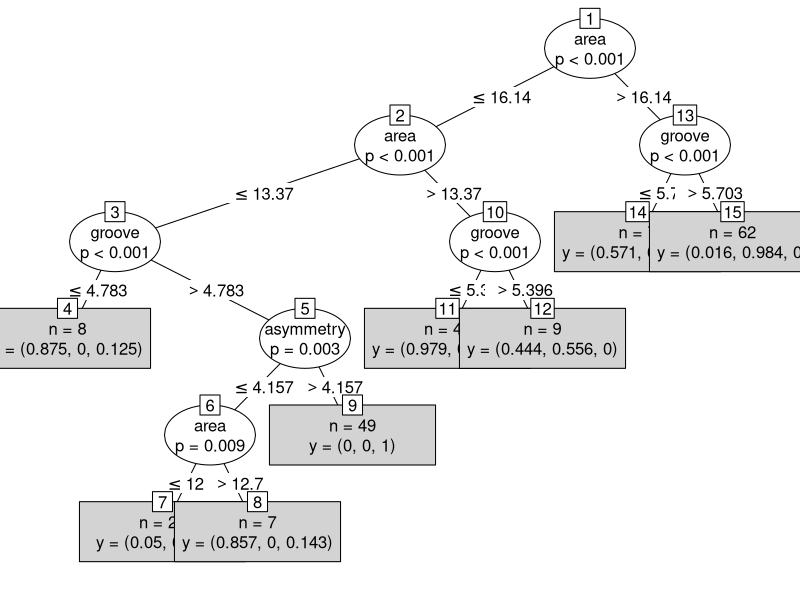
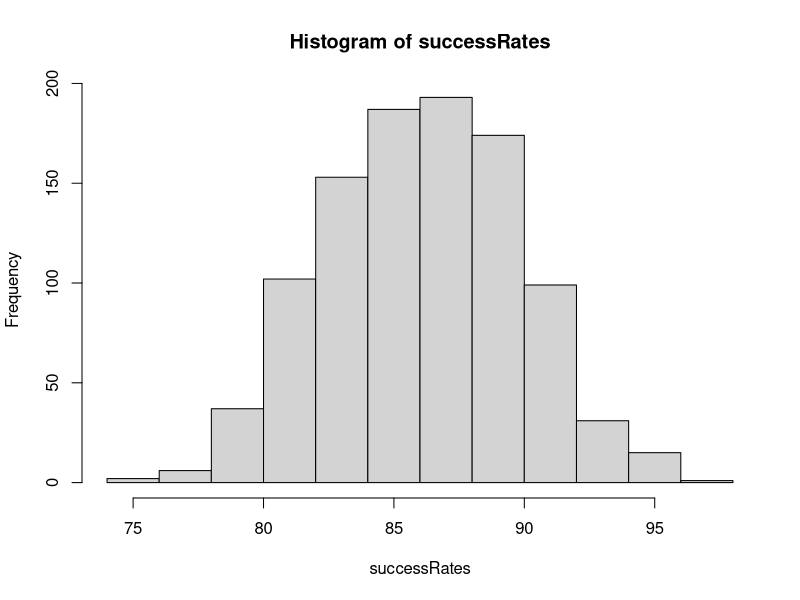

The R script that drew these images, in order:
# model answer with credit to SA Reade, class of 2014.

# install.packages("party")

rm(list = ls())

library(party)

# Load seeds dataset

seeds <- read.csv2(file="seeds_dataset.txt", sep=";", dec=".", header=TRUE)
class(seeds$variety)
  
seeds$variety <- factor(seeds$variety,labels=c("Kama", "Rosa" , "Canadian") )
class(seeds$variety)

target <- variety ~ .
cdt <- ctree(target, seeds)
plot(cdt,type="simple")

# use the tree to make predictions on the data
predict(cdt)

# calculate sum of correct matching variety
correct <- sum(seeds$variety==predict(cdt))

# calculate success rate of predicted variety
success <- correct/nrow(seeds)*100
print(paste("Party success rate on full data set:", round(success,2), "%"))

# in tabular form
table(predict(cdt), seeds$variety)


# now lets create a routine for splitting the data into train and test sets
seedtrain <- function(trainsize)
{  
  # print("===================================================")
  train <- c(sample(70,trainsize), 70 + sample(70,trainsize), 140 + sample(70,trainsize))
  seeds_train <- seeds[train,]
  seeds_test <- seeds[-train,]
  target <- variety ~ .
  cdt <- ctree(target, seeds_train)
  
  seeds_train$predicted <-predict(cdt,newdata=seeds_test)
  correct <- sum(seeds_train$variety==predict(cdt,newdata=seeds_test))
  success <- 100 * correct/nrow(seeds_train)
  return(success)
}


seedtrain(35)




################Seeds Training################

# Split dataset into training and testing subsets.
trainsplit <- 35

# Run training 1000 times
successRates <- sapply(rep(trainsplit,1000), seedtrain)

# Decision tree successes
summary(successRates)

# Decision tree success average
print(paste("Party split average success rate:", round(mean(successRates),2), "%"))

# plot the distribution of successes
hist(successRates)
